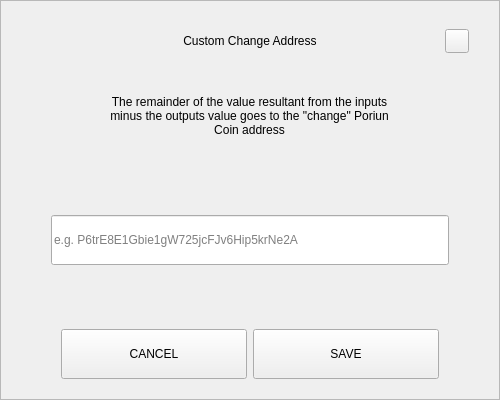
<?xml version="1.0" encoding="UTF-8"?>
<ui version="4.0">
 <class>SendChangeAddressDialog</class>
 <widget class="QDialog" name="SendChangeAddressDialog">
  <property name="geometry">
   <rect>
    <x>0</x>
    <y>0</y>
    <width>500</width>
    <height>400</height>
   </rect>
  </property>
  <property name="windowTitle">
   <string>Dialog</string>
  </property>
  <layout class="QVBoxLayout" name="verticalLayout">
   <property name="spacing">
    <number>0</number>
   </property>
   <property name="leftMargin">
    <number>0</number>
   </property>
   <property name="topMargin">
    <number>0</number>
   </property>
   <property name="rightMargin">
    <number>0</number>
   </property>
   <property name="bottomMargin">
    <number>0</number>
   </property>
   <item>
    <widget class="QFrame" name="frame">
     <property name="styleSheet">
      <string notr="true"/>
     </property>
     <property name="frameShape">
      <enum>QFrame::StyledPanel</enum>
     </property>
     <property name="frameShadow">
      <enum>QFrame::Raised</enum>
     </property>
     <layout class="QVBoxLayout" name="verticalLayout_2" stretch="0,0,0,0,0,0,0">
      <property name="spacing">
       <number>0</number>
      </property>
      <property name="leftMargin">
       <number>30</number>
      </property>
      <property name="topMargin">
       <number>20</number>
      </property>
      <property name="rightMargin">
       <number>30</number>
      </property>
      <property name="bottomMargin">
       <number>20</number>
      </property>
      <item>
       <layout class="QHBoxLayout" name="horizontalLayout_3">
        <property name="spacing">
         <number>0</number>
        </property>
        <item>
         <spacer name="horizontalSpacer_2">
          <property name="orientation">
           <enum>Qt::Horizontal</enum>
          </property>
          <property name="sizeHint" stdset="0">
           <size>
            <width>40</width>
            <height>20</height>
           </size>
          </property>
         </spacer>
        </item>
        <item>
         <widget class="QLabel" name="labelTitle">
          <property name="minimumSize">
           <size>
            <width>0</width>
            <height>40</height>
           </size>
          </property>
          <property name="maximumSize">
           <size>
            <width>16777215</width>
            <height>40</height>
           </size>
          </property>
          <property name="styleSheet">
           <string notr="true">padding-left:24px;</string>
          </property>
          <property name="text">
           <string>Custom Change Address</string>
          </property>
          <property name="alignment">
           <set>Qt::AlignCenter</set>
          </property>
          <property name="margin">
           <number>7</number>
          </property>
         </widget>
        </item>
        <item>
         <spacer name="horizontalSpacer">
          <property name="orientation">
           <enum>Qt::Horizontal</enum>
          </property>
          <property name="sizeHint" stdset="0">
           <size>
            <width>40</width>
            <height>20</height>
           </size>
          </property>
         </spacer>
        </item>
        <item>
         <widget class="QPushButton" name="btnEsc">
          <property name="minimumSize">
           <size>
            <width>24</width>
            <height>24</height>
           </size>
          </property>
          <property name="maximumSize">
           <size>
            <width>24</width>
            <height>24</height>
           </size>
          </property>
          <property name="focusPolicy">
           <enum>Qt::NoFocus</enum>
          </property>
          <property name="text">
           <string/>
          </property>
         </widget>
        </item>
       </layout>
      </item>
      <item>
       <spacer name="verticalSpacer_2">
        <property name="orientation">
         <enum>Qt::Vertical</enum>
        </property>
        <property name="sizeType">
         <enum>QSizePolicy::Fixed</enum>
        </property>
        <property name="sizeHint" stdset="0">
         <size>
          <width>20</width>
          <height>20</height>
         </size>
        </property>
       </spacer>
      </item>
      <item alignment="Qt::AlignHCenter">
       <widget class="QLabel" name="labelMessage">
        <property name="minimumSize">
         <size>
          <width>0</width>
          <height>70</height>
         </size>
        </property>
        <property name="text">
         <string>The remainder of the value resultant from the inputs minus the outputs value goes to the &quot;change&quot; Poriun Coin address</string>
        </property>
        <property name="alignment">
         <set>Qt::AlignCenter</set>
        </property>
        <property name="wordWrap">
         <bool>true</bool>
        </property>
       </widget>
      </item>
      <item>
       <spacer name="verticalSpacer_3">
        <property name="orientation">
         <enum>Qt::Vertical</enum>
        </property>
        <property name="sizeHint" stdset="0">
         <size>
          <width>20</width>
          <height>40</height>
         </size>
        </property>
       </spacer>
      </item>
      <item>
       <layout class="QHBoxLayout" name="horizontalLayout_2">
        <property name="spacing">
         <number>0</number>
        </property>
        <property name="leftMargin">
         <number>20</number>
        </property>
        <property name="rightMargin">
         <number>20</number>
        </property>
        <item>
         <widget class="QLineEdit" name="lineEditAddress">
          <property name="minimumSize">
           <size>
            <width>0</width>
            <height>50</height>
           </size>
          </property>
          <property name="placeholderText">
           <string notr="true">e.g. P6trE8E1Gbie1gW725jcFJv6Hip5krNe2A </string>
          </property>
         </widget>
        </item>
       </layout>
      </item>
      <item>
       <spacer name="verticalSpacer">
        <property name="orientation">
         <enum>Qt::Vertical</enum>
        </property>
        <property name="sizeHint" stdset="0">
         <size>
          <width>20</width>
          <height>40</height>
         </size>
        </property>
       </spacer>
      </item>
      <item>
       <layout class="QHBoxLayout" name="horizontalLayout" stretch="2,2">
        <property name="spacing">
         <number>6</number>
        </property>
        <property name="leftMargin">
         <number>30</number>
        </property>
        <property name="rightMargin">
         <number>30</number>
        </property>
        <item>
         <widget class="QPushButton" name="btnCancel">
          <property name="minimumSize">
           <size>
            <width>180</width>
            <height>50</height>
           </size>
          </property>
          <property name="focusPolicy">
           <enum>Qt::NoFocus</enum>
          </property>
          <property name="text">
           <string>CANCEL</string>
          </property>
         </widget>
        </item>
        <item>
         <widget class="QPushButton" name="btnSave">
          <property name="minimumSize">
           <size>
            <width>180</width>
            <height>50</height>
           </size>
          </property>
          <property name="focusPolicy">
           <enum>Qt::NoFocus</enum>
          </property>
          <property name="text">
           <string>SAVE</string>
          </property>
         </widget>
        </item>
       </layout>
      </item>
     </layout>
    </widget>
   </item>
  </layout>
 </widget>
 <resources/>
 <connections/>
</ui>
